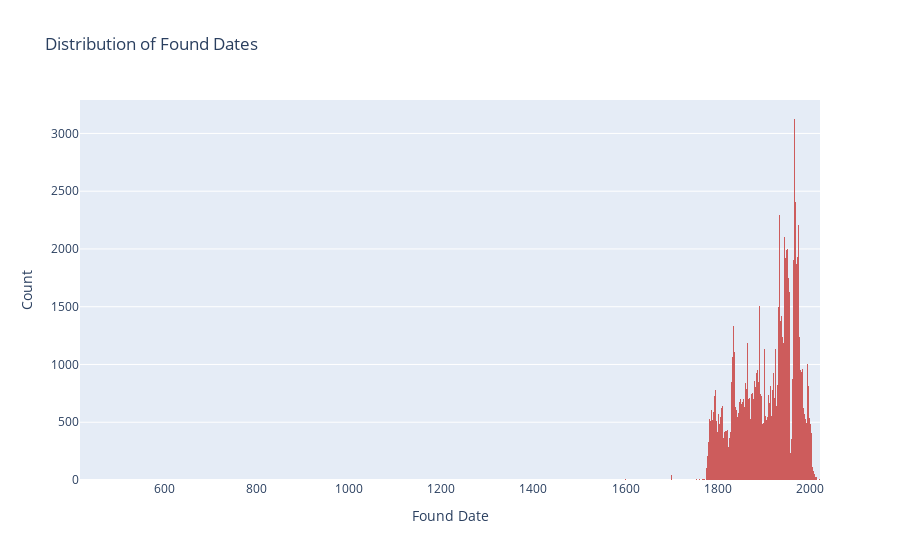

Notebook source saved alongside this figure:
### Code cell
fig = px.histogram(
    df,
    x='found_date',
    nbins=1000,  # Adjust the number of bins
    title='Distribution of Found Dates',
    color_discrete_sequence=['indianred']  # Change the bar color
)
fig.update_layout(
    xaxis_title='Found Date',
    yaxis_title='Count'
)
fig.show()

### Figure 1 — Plotly figure (JSON) as saved in the notebook; plotly's stock layout.template omitted (floating-point values rounded to 4 significant figures; data arrays with more than 128 entries replaced by an {"elided": "..."} marker saying what was removed)
{"data": [{"alignmentgroup": "True", "bingroup": "x", "hovertemplate": "found_date=%{x}<br>count=%{y}<extra></extra>", "legendgroup": "", "marker": {"color": "indianred", "pattern": {"shape": ""}}, "name": "", "nbinsx": 1000, "offsetgroup": "", "orientation": "v", "showlegend": false, "type": "histogram", "x": {"elided": "100017 int values"}, "xaxis": "x", "yaxis": "y"}], "layout": {"barmode": "relative", "legend": {"tracegroupgap": 0}, "title": {"text": "Distribution of Found Dates"}, "xaxis": {"anchor": "y", "domain": [0, 1], "title": {"text": "Found Date"}}, "yaxis": {"anchor": "x", "domain": [0, 1], "title": {"text": "Count"}}}}
